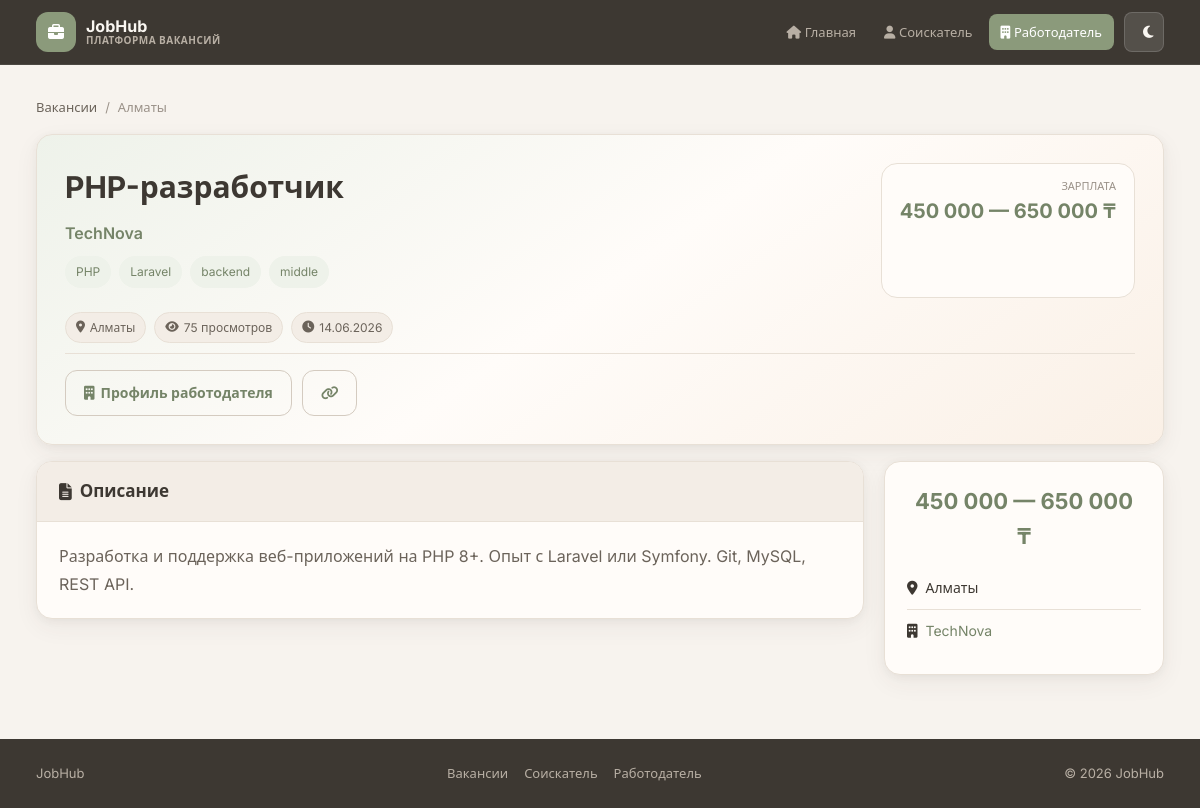
The app's page /vacancy_view.php?id=1 with its own data.
### tables this page shows
CREATE TABLE vacancies (
        id INTEGER PRIMARY KEY AUTOINCREMENT,
        employer_id INTEGER NOT NULL,
        title TEXT NOT NULL,
        description TEXT NOT NULL,
        salary TEXT NOT NULL,
        location TEXT NOT NULL,
        tags TEXT NOT NULL DEFAULT "",
        views_count INTEGER NOT NULL DEFAULT 0,
        created_at DATETIME DEFAULT CURRENT_TIMESTAMP, active INTEGER NOT NULL DEFAULT 1,
        FOREIGN KEY (employer_id) REFERENCES users(id)
    );

### vacancy_view.php (the view, shortened to what this page needs)
<?php
require_once __DIR__ . '/partials_header.php';
$id = (int)($_GET['id'] ?? 0);
$stmt = db()->prepare(
    'SELECT v.*, u.full_name AS employer_name, u.bio AS employer_bio, u.company_name,
            ROUND(AVG(er.rating),1) AS employer_rating, COUNT(DISTINCT er2.id) AS reviews_count,
            COUNT(DISTINCT a.id) AS applications_count
     FROM vacancies v JOIN users u ON u.id=v.employer_id
     LEFT JOIN employer_reviews er ON er.employer_id=u.id
     LEFT JOIN employer_reviews er2 ON er2.employer_id=u.id
     LEFT JOIN applications a ON a.vacancy_id=v.id
     WHERE v.id=:id GROUP BY v.id'
);
$stmt->execute(['id'=>$id]);
$vacancy = $stmt->fetch();
if (!$vacancy || ((int)$vacancy['active'] !== 1 && !$canManage)): ?>
<?php endif;
$vacancy['views_count'] = (int)$vacancy['views_count'] + 1;
$company = (string)($vacancy['company_name'] ?: $vacancy['employer_name']);
$shareUrl = ((!empty($_SERVER['HTTPS']) && $_SERVER['HTTPS']!=='off')?'https':'http').'://'.($_SERVER['HTTP_HOST']??'localhost').($_SERVER['SCRIPT_NAME']??'/vacancy_view.php').'?id='.$id;
?>
<nav class="breadcrumbs"><a href="index.php">Вакансии</a><span>/</span><span><?= e($vacancy['location']) ?></span></nav>
<div class="vacancy-hero card">
    <div class="vacancy-hero-top">
        <div class="vacancy-hero-main">
            <h1><?= e($vacancy['title']) ?></h1>
            <div class="vacancy-hero-employer">
                <a href="employer_view.php?id=<?= (int)$vacancy['employer_id'] ?>"><?= e($company) ?></a>
            </div>
            <?php if ((string)$vacancy['tags'] !== ''): ?><div class="meta" style="margin-top:10px"><?= render_tags((string)$vacancy['tags']) ?></div><?php endif; ?>
        </div>
        <div class="vacancy-hero-salary"><span class="salary-label">Зарплата</span><strong><?= e($vacancy['salary']) ?></strong></div>
    </div>
    <div class="vacancy-hero-chips">
        <span class="chip"><i class="fa-solid fa-location-dot"></i> <?= e($vacancy['location']) ?></span>
        <span class="chip"><i class="fa-solid fa-eye"></i> <?= (int)$vacancy['views_count'] ?> просмотров</span>
        <span class="chip"><i class="fa-solid fa-clock"></i> <?= e(format_relative_time((string)$vacancy['created_at'])) ?></span>
    </div>
    <div class="vacancy-hero-actions">
        <a class="button button-outline" href="employer_view.php?id=<?= (int)$vacancy['employer_id'] ?>"><i class="fa-solid fa-building"></i> Профиль работодателя</a>
        <button type="button" class="button button-outline" id="copy-link-btn" data-url="<?= e($shareUrl) ?>"><i class="fa-solid fa-link"></i></button>
    </div>
</div>
<div class="vacancy-detail">
    <div class="vacancy-detail-main">
        <div class="card content-card"><div class="content-card-header"><h2><i class="fa-solid fa-file-lines"></i> Описание</h2></div><div class="prose"><?= nl2br(e($vacancy['description'])) ?></div></div>
    </div>
    <div class="vacancy-sidebar">
        <div class="card summary-card sticky-summary">
            <div class="summary-salary"><?= e($vacancy['salary']) ?></div>
            <ul class="summary-list">
                <li><i class="fa-solid fa-location-dot"></i> <?= e($vacancy['location']) ?></li>
                <li><i class="fa-solid fa-building"></i> <a href="employer_view.php?id=<?= (int)$vacancy['employer_id'] ?>"><?= e($company) ?></a></li>
            </ul>
        </div>
    </div>
</div>
<?php require_once __DIR__ . '/partials_footer.php'; ?>

### config.php (shortened to what this page needs)
<?php
function db(): PDO
{
    static $pdo = null;
    if ($pdo instanceof PDO) {
        return $pdo;
    }
    $pdo = new PDO('sqlite:' . DB_PATH);
    $pdo->setAttribute(PDO::ATTR_ERRMODE, PDO::ERRMODE_EXCEPTION);
    $pdo->setAttribute(PDO::ATTR_DEFAULT_FETCH_MODE, PDO::FETCH_ASSOC);
    $pdo->setAttribute(PDO::ATTR_TIMEOUT, 5);
    return $pdo;
}
function e(string $value): string
{
    return htmlspecialchars($value, ENT_QUOTES, 'UTF-8');
}
function format_relative_time(string $datetime): string
{
    $timestamp = strtotime($datetime);
    $diff = time() - $timestamp;
    return date('d.m.Y', $timestamp);
}
function parse_tags(string $tags): array
{
    $parts = preg_split('/[,;]+/u', $tags) ?: [];
    return array_values(array_filter(array_map('trim', $parts)));
}
function render_tags(string $tags): string
{
    $html = '';
    foreach (parse_tags($tags) as $tag) {
        $html .= '<span class="chip chip-tag">' . e($tag) . '</span>';
    }
    return $html;
}

### styles.css (style rules this page uses)
:root { --primary: #8b9a7b; --primary-hover: #758468; --primary-light: #eef2ea; --primary-muted: #b5c4a8; --accent: #c9956c; --accent-hover: #b8845a; --accent-light: #faf0e6; --bg: #f7f3ee; --bg-elevated: #fffcf9; --bg-subtle: #f3ede6; --text: #3d3832; --text-secondary: #6b635a; --text-muted: #9a9188; --border: #e8e0d6; --border-strong: #d4cbc0; --danger: #c45c5c; --danger-bg: #fdf5f5; --success: #6d8f6a; --success-bg: #f0f5ee; --success-border: #c8d9c4; --header-bg: #3d3832; --header-text: #faf7f2; --header-muted: #b8afa4; --radius-sm: 8px; --radius-md: 12px; --radius-lg: 16px; --radius-xl: 20px; --radius-full: 999px; --shadow-card: 0 2px 8px rgba(61,56,50,.05), 0 8px 24px rgba(61,56,50,.06); --font: 'Inter', system-ui, sans-serif; --header-height: 64px; color-scheme: light; }
* { box-sizing: border-box; }
body { margin: 0; font-family: var(--font); background: var(--bg); color: var(--text); line-height: 1.6; min-height: 100vh; display: flex; flex-direction: column; transition: background-color .25s ease, color .25s ease; }
main a { color: var(--primary-hover); text-decoration: none; }
.card { background: var(--bg-elevated); border: 1px solid var(--border); border-radius: var(--radius-lg); padding: 24px; margin-bottom: 16px; box-shadow: var(--shadow-card); transition: background-color .25s ease, border-color .25s ease; }
.breadcrumbs { display: flex; gap: 8px; flex-wrap: wrap; font-size: 13px; color: var(--text-muted); margin-bottom: 16px; }
.breadcrumbs a { color: var(--text-secondary); }
.vacancy-hero { padding: 28px; background: linear-gradient(145deg, var(--primary-light), var(--bg-elevated), var(--accent-light)); }
.vacancy-hero-top { display: flex; justify-content: space-between; gap: 20px; flex-wrap: wrap; margin-bottom: 14px; }
.vacancy-hero h1 { margin: 0 0 10px; font-size: clamp(22px,3vw,30px); }
.vacancy-hero-employer a { color: var(--primary-hover); font-weight: 600; }
.vacancy-hero-salary { padding: 14px 18px; background: var(--bg-elevated); border: 1px solid var(--border); border-radius: var(--radius-lg); text-align: right; }
.salary-label { display: block; font-size: 11px; text-transform: uppercase; color: var(--text-muted); }
.vacancy-hero-salary strong { font-size: 20px; color: var(--primary-hover); }
.vacancy-hero-chips, .meta { display: flex; gap: 8px; flex-wrap: wrap; margin: 10px 0; }
.vacancy-hero-actions { display: flex; gap: 10px; flex-wrap: wrap; padding-top: 16px; border-top: 1px solid var(--border); }
.chip { display: inline-flex; align-items: center; gap: 5px; padding: 5px 10px; border-radius: var(--radius-full); font-size: 12px; background: var(--bg-subtle); border: 1px solid var(--border); color: var(--text-secondary); }
.chip-tag { background: var(--primary-light); color: var(--primary-hover); border-color: transparent; }
.vacancy-detail { display: grid; grid-template-columns: 1fr 280px; gap: 20px; }
.content-card { padding: 0; overflow: hidden; }
.content-card-header { padding: 16px 22px; border-bottom: 1px solid var(--border); background: var(--bg-subtle); }
.content-card-header h2 { margin: 0; font-size: 17px; display: flex; align-items: center; gap: 8px; }
.prose { padding: 20px 22px; white-space: pre-line; color: var(--text-secondary); line-height: 1.75; }
.summary-card { text-align: center; padding: 22px; }
.sticky-summary { position: sticky; top: calc(var(--header-height) + 16px); }
.summary-salary { font-size: 22px; font-weight: 700; color: var(--primary-hover); margin-bottom: 12px; }
.summary-list { list-style: none; padding: 0; margin: 0; text-align: left; font-size: 14px; }
.summary-list li { padding: 10px 0; border-bottom: 1px solid var(--border); display: flex; gap: 8px; align-items: center; }
.summary-list li:last-child { border-bottom: none; }
button, .button { background: var(--primary); color: #fff; border: none; border-radius: var(--radius-md); padding: 11px 18px; cursor: pointer; text-decoration: none; display: inline-flex; align-items: center; gap: 6px; font-weight: 600; font-family: var(--font); font-size: 14px; transition: background .2s, transform .2s; }
.button-outline { background: transparent; color: var(--primary-hover); border: 1px solid var(--border-strong); }

### records on screen
vacancies: location "Алматы", title "PHP-разработчик", tags "PHP", tags "Laravel", tags "backend", tags "middle", salary "450 000 — 650 000 ₸", created_at "14.06.2026", description "Разработка и поддержка веб-приложений на PHP 8+. Опыт с Laravel или Symfony. Git, MySQL, REST API."

### other values on screen
$company "TechNova"
$vacancy['views_count'] "75"
